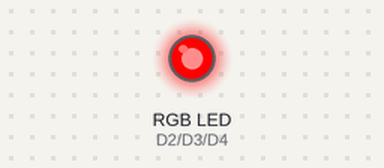
This program was run on a simulated Arduino Nano ESP32. Shown: an RGB LED mixed from three pins (HIGH = lit).

Above: at 0.5 s.
At 1.5 s:
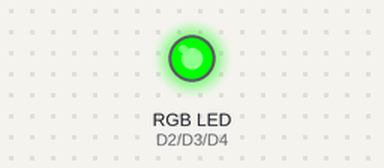
At 2.5 s:
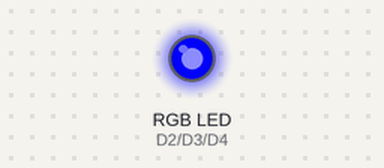
At 3.5 s:
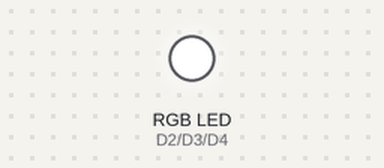
Timing chart, 0 to 5.2 s (numbered marks = the images above):
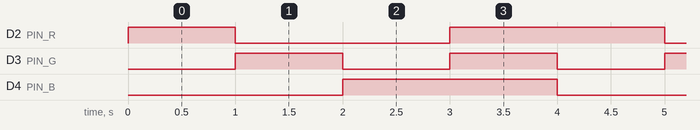

Measured:
- by itself, D2 (PIN_R): repeats every 4.0 s: LOW 2.0 s, HIGH 2.0 s
- by itself, D3 (PIN_G): alternates HIGH for 1.0 s and LOW for 1.0 s
- by itself, D4 (PIN_B): alternates HIGH for 2.0 s and LOW for 2.0 s

The program:

main.cpp
```cpp
#include <Arduino.h>

// Definizione dei pin collegati ai tre colori del LED RGB.
// Ogni colore ha il suo pin dedicato.
// Il pin comune del LED va collegato a GND (catodo comune).
#define PIN_R D2   // Pin per il LED Rosso
#define PIN_G D3   // Pin per il LED Verde
#define PIN_B D4   // Pin per il LED Blu

// Funzione che imposta il colore del LED RGB.
// I valori r, g, b vanno da 0 a 255:
//   0   = spento
//   255 = luminosità massima
// Poiché il LED è a catodo comune, NON serve invertire la logica.
void setColor(uint8_t r, uint8_t g, uint8_t b) {
    analogWrite(PIN_R, r);  // Imposta intensità del rosso
    analogWrite(PIN_G, g);  // Imposta intensità del verde
    analogWrite(PIN_B, b);  // Imposta intensità del blu
}

void setup() {
    // Impostiamo i tre pin come uscite digitali.
    pinMode(PIN_R, OUTPUT);
    pinMode(PIN_G, OUTPUT);
    pinMode(PIN_B, OUTPUT);

    // All'avvio spegniamo il LED.
    setColor(0, 0, 0);
}

void loop() {
    // Accende il LED di ROSSO per 1 secondo
    setColor(255, 0, 0);
    delay(1000);

    // Accende il LED di VERDE per 1 secondo
    setColor(0, 255, 0);
    delay(1000);

    // Accende il LED di BLU per 1 secondo
    setColor(0, 0, 255);
    delay(1000);

    // Accende il LED di BIANCO (tutti i colori al massimo)
    setColor(255, 255, 255);
    delay(1000);
}
```
